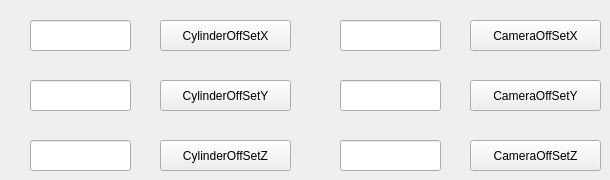
   <widget class="QWidget" name="page_5">
    <widget class="QPushButton" name="pushButton_CylinderOffSetX">
     <property name="geometry">
      <rect>
       <x>160</x>
       <y>20</y>
       <width>131</width>
       <height>31</height>
      </rect>
     </property>
     <property name="styleSheet">
      <string notr="true">font: 75 12pt &quot;微软雅黑&quot;;</string>
     </property>
     <property name="text">
      <string>CylinderOffSetX</string>
     </property>
    </widget>
    <widget class="QLineEdit" name="lineEdit_CylinderOffSetX">
     <property name="geometry">
      <rect>
       <x>30</x>
       <y>20</y>
       <width>101</width>
       <height>31</height>
      </rect>
     </property>
     <property name="alignment">
      <set>Qt::AlignCenter</set>
     </property>
    </widget>
    <widget class="QPushButton" name="pushButton_CylinderOffSetY">
     <property name="geometry">
      <rect>
       <x>160</x>
       <y>80</y>
       <width>131</width>
       <height>31</height>
      </rect>
     </property>
     <property name="styleSheet">
      <string notr="true">font: 75 12pt &quot;微软雅黑&quot;;</string>
     </property>
     <property name="text">
      <string>CylinderOffSetY</string>
     </property>
    </widget>
    <widget class="QLineEdit" name="lineEdit_CylinderOffSetY">
     <property name="geometry">
      <rect>
       <x>30</x>
       <y>80</y>
       <width>101</width>
       <height>31</height>
      </rect>
     </property>
     <property name="alignment">
      <set>Qt::AlignCenter</set>
     </property>
    </widget>
    <widget class="QPushButton" name="pushButton_CylinderOffSetZ">
     <property name="geometry">
      <rect>
       <x>160</x>
       <y>140</y>
       <width>131</width>
       <height>31</height>
      </rect>
     </property>
     <property name="styleSheet">
      <string notr="true">font: 75 12pt &quot;微软雅黑&quot;;</string>
     </property>
     <property name="text">
      <string>CylinderOffSetZ</string>
     </property>
    </widget>
    <widget class="QLineEdit" name="lineEdit_CylinderOffSetZ">
     <property name="geometry">
      <rect>
       <x>30</x>
       <y>140</y>
       <width>101</width>
       <height>31</height>
      </rect>
     </property>
     <property name="alignment">
      <set>Qt::AlignCenter</set>
     </property>
    </widget>
    <widget class="QPushButton" name="pushButton_CameraOffSetZ">
     <property name="geometry">
      <rect>
       <x>470</x>
       <y>140</y>
       <width>131</width>
       <height>31</height>
      </rect>
     </property>
     <property name="styleSheet">
      <string notr="true">font: 75 12pt &quot;微软雅黑&quot;;</string>
     </property>
     <property name="text">
      <string>CameraOffSetZ</string>
     </property>
    </widget>
    <widget class="QLineEdit" name="lineEdit_CameraOffSetY">
     <property name="geometry">
      <rect>
       <x>340</x>
       <y>80</y>
       <width>101</width>
       <height>31</height>
      </rect>
     </property>
     <property name="alignment">
      <set>Qt::AlignCenter</set>
     </property>
    </widget>
    <widget class="QLineEdit" name="lineEdit_CameraOffSetZ">
     <property name="geometry">
      <rect>
       <x>340</x>
       <y>140</y>
       <width>101</width>
       <height>31</height>
      </rect>
     </property>
     <property name="alignment">
      <set>Qt::AlignCenter</set>
     </property>
    </widget>
    <widget class="QPushButton" name="pushButton_CameraOffSetX">
     <property name="geometry">
      <rect>
       <x>470</x>
       <y>20</y>
       <width>131</width>
       <height>31</height>
      </rect>
     </property>
     <property name="styleSheet">
      <string notr="true">font: 75 12pt &quot;微软雅黑&quot;;</string>
     </property>
     <property name="text">
      <string>CameraOffSetX</string>
     </property>
    </widget>
    <widget class="QPushButton" name="pushButton_CameraOffSetY">
     <property name="geometry">
      <rect>
       <x>470</x>
       <y>80</y>
       <width>131</width>
       <height>31</height>
      </rect>
     </property>
     <property name="styleSheet">
      <string notr="true">font: 75 12pt &quot;微软雅黑&quot;;</string>
     </property>
     <property name="text">
      <string>CameraOffSetY</string>
     </property>
    </widget>
    <widget class="QLineEdit" name="lineEdit_CameraOffSetX">
     <property name="geometry">
      <rect>
       <x>340</x>
       <y>20</y>
       <width>101</width>
       <height>31</height>
      </rect>
     </property>
     <property name="alignment">
      <set>Qt::AlignCenter</set>
     </property>
    </widget>
   </widget>
